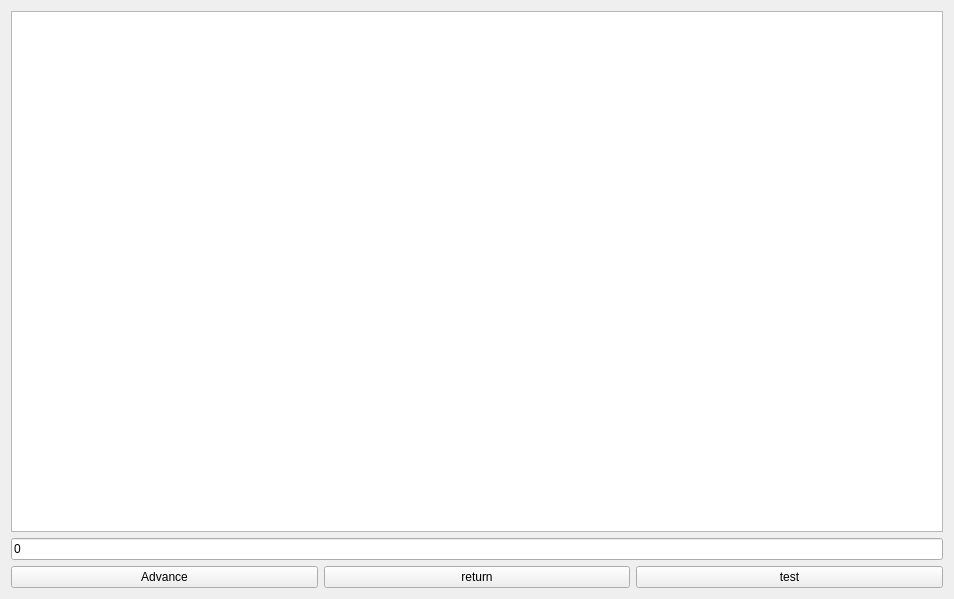
<?xml version="1.0" encoding="UTF-8"?>
<ui version="4.0">
 <class>ElectricityMeter</class>
 <widget class="QWidget" name="ElectricityMeter">
  <property name="geometry">
   <rect>
    <x>0</x>
    <y>0</y>
    <width>954</width>
    <height>599</height>
   </rect>
  </property>
  <property name="windowTitle">
   <string>Form</string>
  </property>
  <layout class="QGridLayout" name="gridLayout">
   <item row="0" column="0">
    <widget class="QTableView" name="electableView"/>
   </item>
   <item row="1" column="0">
    <widget class="QLineEdit" name="elecOutlineEdit">
     <property name="text">
      <string>0</string>
     </property>
    </widget>
   </item>
   <item row="2" column="0">
    <layout class="QHBoxLayout" name="horizontalLayout">
     <item>
      <widget class="QPushButton" name="elecCloseButton">
       <property name="text">
        <string>Advance</string>
       </property>
      </widget>
     </item>
     <item>
      <widget class="QPushButton" name="elecReturnButton">
       <property name="text">
        <string>return</string>
       </property>
      </widget>
     </item>
     <item>
      <widget class="QPushButton" name="elecTestButton">
       <property name="text">
        <string>test</string>
       </property>
      </widget>
     </item>
    </layout>
   </item>
  </layout>
 </widget>
 <resources/>
 <connections/>
</ui>
